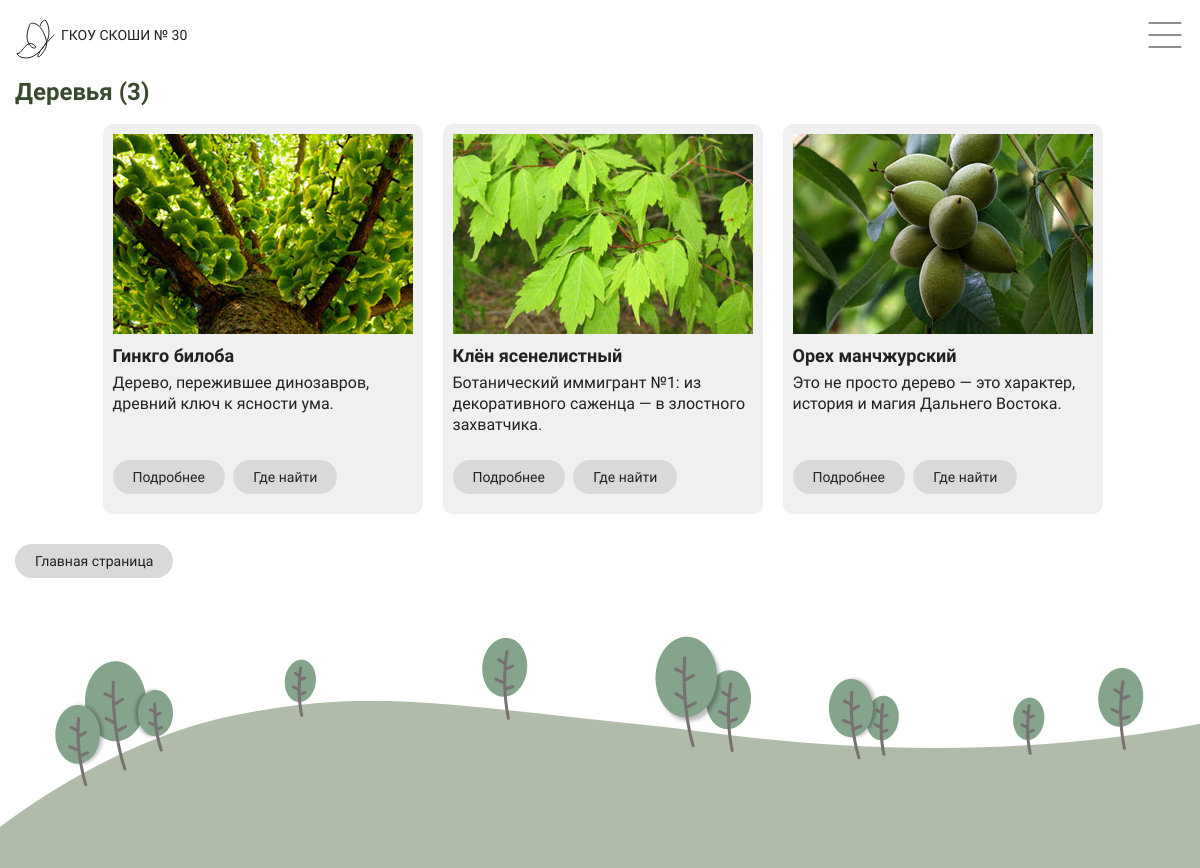
Before: /plants/category/tree/ with the older database file.
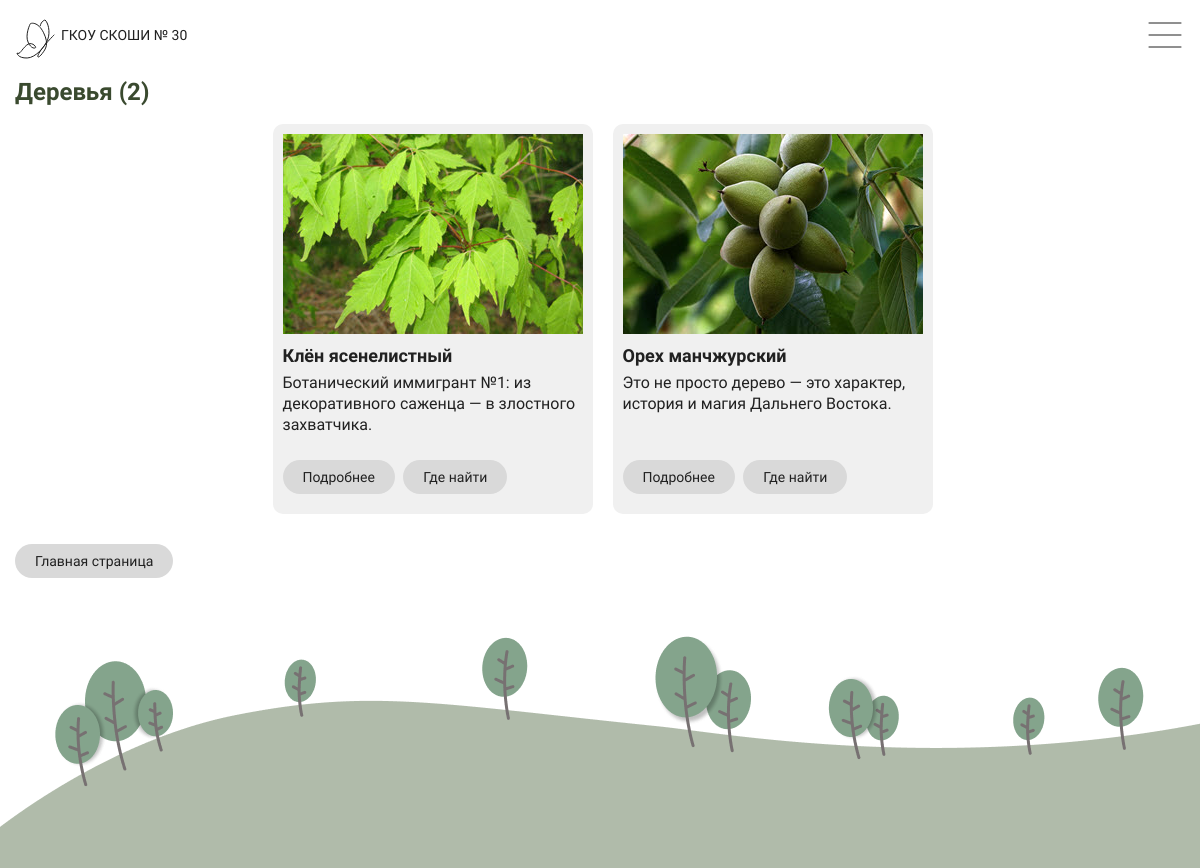
After: the same page with the newer database file.
### garden/models.py (models this page shows, shortened)
class Plant(db.Model):
    __tablename__ = 'plants'
    id = db.Column(db.Integer, primary_key=True)
    name = db.Column(db.String(100), unique=True, nullable=False)
    category = db.Column(db.Enum(Category), nullable=False)
    code = db.Column(db.String(10), unique=True, nullable=False)
    intro = db.Column(db.String(300), unique=True, nullable=False)
    thumbnail = db.Column(db.String(100), nullable=False, default='default.jpg')
    location = db.Column(db.Enum(Location), nullable=False, default=Location.unknown)
    display = db.Column(db.Enum(Display), nullable=False, default=Display.disabled)
    status = db.Column(db.Enum(Status), nullable=False, default=Status.CREATED)
    timestamp = db.Column(db.DateTime(), default=datetime.now)
    articles = db.relationship('Article', backref='plant', lazy='dynamic', cascade='all, delete-orphan')

### garden/routes.py (the view)
@app.route('/plants/category/<category_name>/')
def show_category(category_name):
    plants = services.get_category_plants_for_render(category_name)
    return render_template('view/category.html',
                           category_title=Category[category_name].value['title'],
                           plants=plants,
                           quantity=services.get_quantity_categories()[category_name],
                           settings=settings)

### garden/services.py (called while the page is built)
def get_category_plants_for_render(category_name):
    plants = Plant.query.filter(Plant.category == category_name,
                                Plant.status != 'DELETED',
                                Plant.display == 'enabled').all()
    return plants

def get_quantity_categories():
    dict = {}
    for cat in Category:
        quantity = Plant.query.filter(Plant.category == cat.name,
                                Plant.status != 'DELETED',
                                Plant.display == 'enabled').count()
        dict[cat.name] = quantity
    return dict

### garden/templates/view/category.html (shortened to what this page needs)
{% extends 'view_base.html' %}
{% block main %}
<div class="subtitle">
    <h2 class="montserrat-alternates-semibold">{{ category_title }} ({{ quantity }})</h2>
</div>
<section class="card-container">
    {% for plant in plants %}
    <div class="card">
        <img class="card-img" src="{{ url_for('send_file', filename=plant.thumbnail) }}" alt="Image">
        <div class="card-content">
            <h3 class="montserrat-alternates-semibold">{{ plant.name }}</h3>
            <p class="source-sans-3-400">{{ plant.intro }}</p>
            <div class="button-container">
                <a href="{{ url_for('show_plant', plant_id=plant.id) }}" class="card-button">
                    <span class="montserrat-alternates-medium">{{ settings['details_name'] }}</span>
                </a>
                <a href="{{ url_for('show_map', plant_id=plant.id) }}" class="card-button">
                    <span class="montserrat-alternates-medium">{{ settings['location_name'] }}</span>
                </a>
            </div>
        </div>
    </div>
    {% endfor %}
</section>
<nav class="nav-buttons">
        <a href="{{ url_for('index') }}" class="nav-button">
            <span class="montserrat-alternates-medium">{{ settings['home_name'] }}</span>
        </a>
</nav>
{% endblock %}

Changed rows visible on the page:
no longer on this page (row edited): Plant: thumbnail (picture), name "Гинкго билоба", intro "Дерево, пережившее динозавров, древний ключ к ясности ума.", details_name "Подробнее", location_name "Где найти"
Other visible differences:
{{ quantity }}: "3" → "2"
